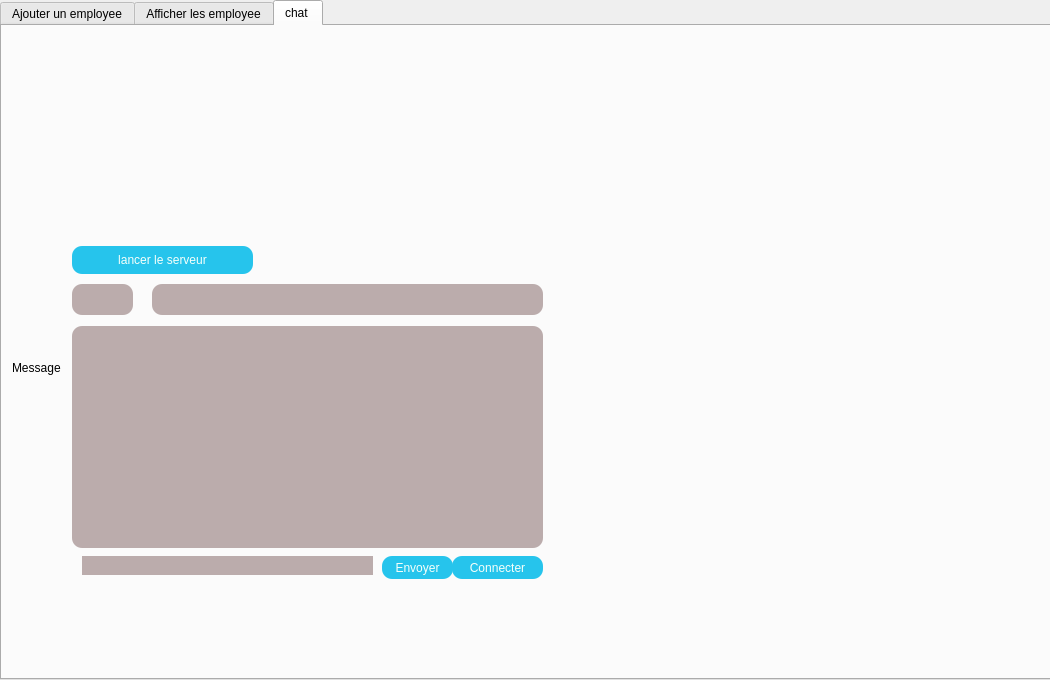
<?xml version="1.0" encoding="UTF-8"?>
<ui version="4.0">
 <class>gestion_employee</class>
 <widget class="QWidget" name="gestion_employee">
  <property name="geometry">
   <rect>
    <x>0</x>
    <y>0</y>
    <width>1050</width>
    <height>680</height>
   </rect>
  </property>
  <property name="windowTitle">
   <string>Form</string>
  </property>
  <widget class="QTabWidget" name="tabWidget">
   <property name="geometry">
    <rect>
     <x>0</x>
     <y>0</y>
     <width>1051</width>
     <height>680</height>
    </rect>
   </property>
   <property name="currentIndex">
    <number>2</number>
   </property>
   <widget class="QWidget" name="tab">
    <attribute name="title">
     <string>Ajouter un employee</string>
    </attribute>
    <widget class="QGroupBox" name="groupBox">
     <property name="geometry">
      <rect>
       <x>270</x>
       <y>50</y>
       <width>471</width>
       <height>361</height>
      </rect>
     </property>
     <property name="title">
      <string>Ajout</string>
     </property>
     <widget class="QLabel" name="label">
      <property name="geometry">
       <rect>
        <x>30</x>
        <y>60</y>
        <width>56</width>
        <height>16</height>
       </rect>
      </property>
      <property name="text">
       <string>Nom</string>
      </property>
     </widget>
     <widget class="QLabel" name="label_2">
      <property name="geometry">
       <rect>
        <x>30</x>
        <y>110</y>
        <width>56</width>
        <height>16</height>
       </rect>
      </property>
      <property name="text">
       <string>Prenom</string>
      </property>
     </widget>
     <widget class="QLabel" name="label_3">
      <property name="geometry">
       <rect>
        <x>30</x>
        <y>160</y>
        <width>56</width>
        <height>16</height>
       </rect>
      </property>
      <property name="text">
       <string>Cin</string>
      </property>
     </widget>
     <widget class="QLineEdit" name="le_nom">
      <property name="geometry">
       <rect>
        <x>150</x>
        <y>60</y>
        <width>113</width>
        <height>22</height>
       </rect>
      </property>
      <property name="styleSheet">
       <string notr="true">background: #BBACAC;
color: #F5FFFA;
background-color: #BBACAC; border: none;
border-radius: 10px;
icon-size: 30px;
font: 14pt &quot;Bahnschrift&quot;;</string>
      </property>
     </widget>
     <widget class="QLineEdit" name="le_prenom">
      <property name="geometry">
       <rect>
        <x>150</x>
        <y>110</y>
        <width>113</width>
        <height>22</height>
       </rect>
      </property>
      <property name="styleSheet">
       <string notr="true">background: #BBACAC;
color: #F5FFFA;
background-color: #BBACAC; border: none;
border-radius: 10px;
icon-size: 30px;
font: 14pt &quot;Bahnschrift&quot;;</string>
      </property>
     </widget>
     <widget class="QLineEdit" name="le_cin">
      <property name="geometry">
       <rect>
        <x>150</x>
        <y>160</y>
        <width>113</width>
        <height>22</height>
       </rect>
      </property>
      <property name="styleSheet">
       <string notr="true">background: #BBACAC;
color: #F5FFFA;
background-color: #BBACAC; border: none;
border-radius: 10px;
icon-size: 30px;
font: 14pt &quot;Bahnschrift&quot;;</string>
      </property>
     </widget>
     <widget class="QLabel" name="label_4">
      <property name="geometry">
       <rect>
        <x>30</x>
        <y>210</y>
        <width>61</width>
        <height>16</height>
       </rect>
      </property>
      <property name="text">
       <string>Identifiant</string>
      </property>
     </widget>
     <widget class="QLabel" name="label_5">
      <property name="geometry">
       <rect>
        <x>30</x>
        <y>260</y>
        <width>56</width>
        <height>16</height>
       </rect>
      </property>
      <property name="text">
       <string>Tache</string>
      </property>
     </widget>
     <widget class="QLineEdit" name="le_id">
      <property name="geometry">
       <rect>
        <x>150</x>
        <y>210</y>
        <width>113</width>
        <height>22</height>
       </rect>
      </property>
      <property name="styleSheet">
       <string notr="true">background: #BBACAC;
color: #F5FFFA;
background-color: #BBACAC; border: none;
border-radius: 10px;
icon-size: 30px;
font: 14pt &quot;Bahnschrift&quot;;</string>
      </property>
     </widget>
     <widget class="QLineEdit" name="le_tache">
      <property name="geometry">
       <rect>
        <x>150</x>
        <y>260</y>
        <width>113</width>
        <height>22</height>
       </rect>
      </property>
      <property name="styleSheet">
       <string notr="true">background: #BBACAC;
color: #F5FFFA;
background-color: #BBACAC; border: none;
border-radius: 10px;
icon-size: 30px;
font: 14pt &quot;Bahnschrift&quot;;</string>
      </property>
     </widget>
     <widget class="QPushButton" name="pb_ajouter">
      <property name="geometry">
       <rect>
        <x>330</x>
        <y>140</y>
        <width>93</width>
        <height>28</height>
       </rect>
      </property>
      <property name="styleSheet">
       <string notr="true">background: #26C4EC;
color: #F5FFFA;
background-color: #26C4EC; border: none;
border-radius: 10px;
icon-size: 30px;
font: 14pt &quot;Bahnschrift&quot;;</string>
      </property>
      <property name="text">
       <string>Ajouter</string>
      </property>
     </widget>
     <widget class="QLineEdit" name="le_age">
      <property name="geometry">
       <rect>
        <x>150</x>
        <y>310</y>
        <width>113</width>
        <height>22</height>
       </rect>
      </property>
      <property name="styleSheet">
       <string notr="true">background: #BBACAC;
color: #F5FFFA;
background-color: #BBACAC; border: none;
border-radius: 10px;
icon-size: 30px;
font: 14pt &quot;Bahnschrift&quot;;</string>
      </property>
     </widget>
     <widget class="QLabel" name="label_6">
      <property name="geometry">
       <rect>
        <x>30</x>
        <y>310</y>
        <width>56</width>
        <height>16</height>
       </rect>
      </property>
      <property name="text">
       <string>age</string>
      </property>
     </widget>
     <widget class="QLabel" name="label_10">
      <property name="geometry">
       <rect>
        <x>-270</x>
        <y>-70</y>
        <width>1041</width>
        <height>680</height>
       </rect>
      </property>
      <property name="text">
       <string>TextLabel</string>
      </property>
     </widget>
     <zorder>label_10</zorder>
     <zorder>label</zorder>
     <zorder>label_2</zorder>
     <zorder>label_3</zorder>
     <zorder>le_nom</zorder>
     <zorder>le_prenom</zorder>
     <zorder>le_cin</zorder>
     <zorder>label_4</zorder>
     <zorder>label_5</zorder>
     <zorder>le_id</zorder>
     <zorder>le_tache</zorder>
     <zorder>pb_ajouter</zorder>
     <zorder>le_age</zorder>
     <zorder>label_6</zorder>
    </widget>
    <widget class="QLabel" name="label_12">
     <property name="geometry">
      <rect>
       <x>0</x>
       <y>0</y>
       <width>1051</width>
       <height>680</height>
      </rect>
     </property>
     <property name="text">
      <string/>
     </property>
     <property name="pixmap">
      <pixmap>../../Bureau/Planet-Zoo-Keeper-Post-Header-If-Featured-747x309.jpg</pixmap>
     </property>
     <property name="scaledContents">
      <bool>true</bool>
     </property>
    </widget>
    <zorder>label_12</zorder>
    <zorder>groupBox</zorder>
   </widget>
   <widget class="QWidget" name="tab_2">
    <attribute name="title">
     <string>Afficher les employee</string>
    </attribute>
    <widget class="QTableView" name="tab_employee">
     <property name="geometry">
      <rect>
       <x>10</x>
       <y>300</y>
       <width>591</width>
       <height>281</height>
      </rect>
     </property>
     <property name="styleSheet">
      <string notr="true">background: #BBACAC;
color: #F5FFFA;
background-color: #BBACAC; border: none;
border-radius: 10px;
icon-size: 30px;
font: 14pt &quot;Bahnschrift&quot;;</string>
     </property>
    </widget>
    <widget class="QLabel" name="label_14">
     <property name="geometry">
      <rect>
       <x>650</x>
       <y>130</y>
       <width>101</width>
       <height>20</height>
      </rect>
     </property>
     <property name="styleSheet">
      <string notr="true">background: #26C4EC;
color: #F5FFFA;
background-color: #26C4EC; border: none;
border-radius: 10px;
icon-size: 30px;
font: 14pt &quot;Bahnschrift&quot;;</string>
     </property>
     <property name="text">
      <string>   Nom</string>
     </property>
    </widget>
    <widget class="QLabel" name="label_15">
     <property name="geometry">
      <rect>
       <x>650</x>
       <y>170</y>
       <width>121</width>
       <height>20</height>
      </rect>
     </property>
     <property name="styleSheet">
      <string notr="true">background: #26C4EC;
color: #F5FFFA;
background-color: #26C4EC; border: none;
border-radius: 10px;
icon-size: 30px;
font: 14pt &quot;Bahnschrift&quot;;</string>
     </property>
     <property name="text">
      <string>   Prenom</string>
     </property>
    </widget>
    <widget class="QLabel" name="label_16">
     <property name="geometry">
      <rect>
       <x>650</x>
       <y>220</y>
       <width>91</width>
       <height>20</height>
      </rect>
     </property>
     <property name="styleSheet">
      <string notr="true">background: #26C4EC;
color: #F5FFFA;
background-color: #26C4EC; border: none;
border-radius: 10px;
icon-size: 30px;
font: 14pt &quot;Bahnschrift&quot;;</string>
     </property>
     <property name="text">
      <string>    Cin</string>
     </property>
    </widget>
    <widget class="QLabel" name="label_17">
     <property name="geometry">
      <rect>
       <x>650</x>
       <y>299</y>
       <width>101</width>
       <height>31</height>
      </rect>
     </property>
     <property name="styleSheet">
      <string notr="true">background: #26C4EC;
color: #F5FFFA;
background-color: #26C4EC; border: none;
border-radius: 10px;
icon-size: 30px;
font: 14pt &quot;Bahnschrift&quot;;</string>
     </property>
     <property name="text">
      <string> Identifiant</string>
     </property>
    </widget>
    <widget class="QLabel" name="label_18">
     <property name="geometry">
      <rect>
       <x>650</x>
       <y>260</y>
       <width>91</width>
       <height>20</height>
      </rect>
     </property>
     <property name="styleSheet">
      <string notr="true">background: #26C4EC;
color: #F5FFFA;
background-color: #26C4EC; border: none;
border-radius: 10px;
icon-size: 30px;
font: 14pt &quot;Bahnschrift&quot;;</string>
     </property>
     <property name="text">
      <string> Tache</string>
     </property>
    </widget>
    <widget class="QLineEdit" name="nv_nom">
     <property name="geometry">
      <rect>
       <x>760</x>
       <y>130</y>
       <width>113</width>
       <height>22</height>
      </rect>
     </property>
     <property name="styleSheet">
      <string notr="true">background: #BBACAC;
color: #F5FFFA;
background-color: #BBACAC; border: none;
border-radius: 10px;
icon-size: 30px;
font: 14pt &quot;Bahnschrift&quot;;</string>
     </property>
    </widget>
    <widget class="QLineEdit" name="nv_prenom">
     <property name="geometry">
      <rect>
       <x>760</x>
       <y>170</y>
       <width>113</width>
       <height>22</height>
      </rect>
     </property>
     <property name="styleSheet">
      <string notr="true">background: #BBACAC;
color: #F5FFFA;
background-color: #BBACAC; border: none;
border-radius: 10px;
icon-size: 30px;
font: 14pt &quot;Bahnschrift&quot;;</string>
     </property>
    </widget>
    <widget class="QLineEdit" name="nv_tache">
     <property name="geometry">
      <rect>
       <x>760</x>
       <y>260</y>
       <width>113</width>
       <height>22</height>
      </rect>
     </property>
     <property name="styleSheet">
      <string notr="true">background: #BBACAC;
color: #F5FFFA;
background-color: #BBACAC; border: none;
border-radius: 10px;
icon-size: 30px;
font: 14pt &quot;Bahnschrift&quot;;</string>
     </property>
    </widget>
    <widget class="QLineEdit" name="nv_cin">
     <property name="geometry">
      <rect>
       <x>760</x>
       <y>220</y>
       <width>113</width>
       <height>22</height>
      </rect>
     </property>
     <property name="styleSheet">
      <string notr="true">background: #BBACAC;
color: #F5FFFA;
background-color: #BBACAC; border: none;
border-radius: 10px;
icon-size: 30px;
font: 14pt &quot;Bahnschrift&quot;;</string>
     </property>
    </widget>
    <widget class="QLineEdit" name="nv_id">
     <property name="geometry">
      <rect>
       <x>760</x>
       <y>310</y>
       <width>113</width>
       <height>22</height>
      </rect>
     </property>
     <property name="styleSheet">
      <string notr="true">background: #BBACAC;
color: #F5FFFA;
background-color: #BBACAC; border: none;
border-radius: 10px;
icon-size: 30px;
font: 14pt &quot;Bahnschrift&quot;;</string>
     </property>
    </widget>
    <widget class="QPushButton" name="pb_modifier">
     <property name="geometry">
      <rect>
       <x>930</x>
       <y>210</y>
       <width>93</width>
       <height>28</height>
      </rect>
     </property>
     <property name="styleSheet">
      <string notr="true">background: #26C4EC;
color: #F5FFFA;
background-color: #26C4EC; border: none;
border-radius: 10px;
icon-size: 30px;
font: 14pt &quot;Bahnschrift&quot;;</string>
     </property>
     <property name="text">
      <string>Modifier</string>
     </property>
    </widget>
    <widget class="QPushButton" name="pb_supprimer">
     <property name="geometry">
      <rect>
       <x>930</x>
       <y>280</y>
       <width>93</width>
       <height>28</height>
      </rect>
     </property>
     <property name="styleSheet">
      <string notr="true">background: #26C4EC;
color: #F5FFFA;
background-color: #26C4EC; border: none;
border-radius: 10px;
icon-size: 30px;
font: 14pt &quot;Bahnschrift&quot;;</string>
     </property>
     <property name="text">
      <string>supprimer</string>
     </property>
    </widget>
    <widget class="QLineEdit" name="cin_rech">
     <property name="geometry">
      <rect>
       <x>230</x>
       <y>261</y>
       <width>113</width>
       <height>31</height>
      </rect>
     </property>
     <property name="styleSheet">
      <string notr="true">background: #BBACAC;
color: #F5FFFA;
background-color: #BBACAC; border: none;
border-radius: 10px;
icon-size: 30px;
font: 14pt &quot;Bahnschrift&quot;;</string>
     </property>
    </widget>
    <widget class="QPushButton" name="pb_rech">
     <property name="geometry">
      <rect>
       <x>20</x>
       <y>260</y>
       <width>201</width>
       <height>28</height>
      </rect>
     </property>
     <property name="styleSheet">
      <string notr="true">background: #26C4EC;
color: #F5FFFA;
background-color: #26C4EC; border: none;
border-radius: 10px;
icon-size: 30px;
font: 14pt &quot;Bahnschrift&quot;;</string>
     </property>
     <property name="text">
      <string>rechercher par cin</string>
     </property>
    </widget>
    <widget class="QPushButton" name="pb_tri">
     <property name="geometry">
      <rect>
       <x>20</x>
       <y>220</y>
       <width>93</width>
       <height>28</height>
      </rect>
     </property>
     <property name="styleSheet">
      <string notr="true">background: #26C4EC;
color: #F5FFFA;
background-color: #26C4EC; border: none;
border-radius: 10px;
icon-size: 30px;
font: 14pt &quot;Bahnschrift&quot;;</string>
     </property>
     <property name="text">
      <string>trier</string>
     </property>
    </widget>
    <widget class="QPushButton" name="pb_stat">
     <property name="geometry">
      <rect>
       <x>120</x>
       <y>220</y>
       <width>93</width>
       <height>28</height>
      </rect>
     </property>
     <property name="styleSheet">
      <string notr="true">background: #26C4EC;
color: #F5FFFA;
background-color: #26C4EC; border: none;
border-radius: 10px;
icon-size: 30px;
font: 14pt &quot;Bahnschrift&quot;;</string>
     </property>
     <property name="text">
      <string>statistique</string>
     </property>
    </widget>
    <widget class="QLabel" name="label_7">
     <property name="geometry">
      <rect>
       <x>650</x>
       <y>360</y>
       <width>61</width>
       <height>20</height>
      </rect>
     </property>
     <property name="styleSheet">
      <string notr="true">background: #26C4EC;
color: #F5FFFA;
background-color: #26C4EC; border: none;
border-radius: 10px;
icon-size: 30px;
font: 14pt &quot;Bahnschrift&quot;;</string>
     </property>
     <property name="text">
      <string>age</string>
     </property>
    </widget>
    <widget class="QLineEdit" name="nv_age">
     <property name="geometry">
      <rect>
       <x>760</x>
       <y>360</y>
       <width>113</width>
       <height>22</height>
      </rect>
     </property>
     <property name="styleSheet">
      <string notr="true">background: #BBACAC;
color: #F5FFFA;
background-color: #BBACAC; border: none;
border-radius: 10px;
icon-size: 30px;
font: 14pt &quot;Bahnschrift&quot;;</string>
     </property>
    </widget>
    <widget class="QComboBox" name="comboBox">
     <property name="geometry">
      <rect>
       <x>360</x>
       <y>260</y>
       <width>121</width>
       <height>31</height>
      </rect>
     </property>
     <property name="styleSheet">
      <string notr="true">background: #26C4EC;
color: #F5FFFA;
background-color: #26C4EC; border: none;
border-radius: 10px;
icon-size: 30px;
font: 14pt &quot;Bahnschrift&quot;;</string>
     </property>
     <item>
      <property name="text">
       <string>par nom</string>
      </property>
     </item>
     <item>
      <property name="text">
       <string>par prenom</string>
      </property>
     </item>
     <item>
      <property name="text">
       <string>par age</string>
      </property>
     </item>
    </widget>
    <widget class="QLabel" name="label_11">
     <property name="geometry">
      <rect>
       <x>0</x>
       <y>0</y>
       <width>1061</width>
       <height>751</height>
      </rect>
     </property>
     <property name="text">
      <string/>
     </property>
     <property name="pixmap">
      <pixmap>../../Bureau/Planet-Zoo-Keeper-Post-Header-If-Featured-747x309.jpg</pixmap>
     </property>
     <property name="scaledContents">
      <bool>true</bool>
     </property>
    </widget>
    <zorder>label_11</zorder>
    <zorder>tab_employee</zorder>
    <zorder>label_14</zorder>
    <zorder>label_15</zorder>
    <zorder>label_16</zorder>
    <zorder>label_17</zorder>
    <zorder>label_18</zorder>
    <zorder>nv_nom</zorder>
    <zorder>nv_prenom</zorder>
    <zorder>nv_tache</zorder>
    <zorder>nv_cin</zorder>
    <zorder>nv_id</zorder>
    <zorder>pb_modifier</zorder>
    <zorder>pb_supprimer</zorder>
    <zorder>cin_rech</zorder>
    <zorder>pb_rech</zorder>
    <zorder>pb_tri</zorder>
    <zorder>pb_stat</zorder>
    <zorder>label_7</zorder>
    <zorder>nv_age</zorder>
    <zorder>comboBox</zorder>
   </widget>
   <widget class="QWidget" name="tab_3">
    <attribute name="title">
     <string>chat </string>
    </attribute>
    <widget class="QPushButton" name="pb_server">
     <property name="geometry">
      <rect>
       <x>70</x>
       <y>220</y>
       <width>181</width>
       <height>28</height>
      </rect>
     </property>
     <property name="styleSheet">
      <string notr="true">background: #26C4EC;
color: #F5FFFA;
background-color: #26C4EC; border: none;
border-radius: 10px;
icon-size: 30px;
font: 14pt &quot;Bahnschrift&quot;;</string>
     </property>
     <property name="text">
      <string>lancer le serveur</string>
     </property>
    </widget>
    <widget class="QLabel" name="label_8">
     <property name="geometry">
      <rect>
       <x>10</x>
       <y>330</y>
       <width>51</width>
       <height>23</height>
      </rect>
     </property>
     <property name="text">
      <string>Message</string>
     </property>
    </widget>
    <widget class="QPushButton" name="pb_envoyer">
     <property name="geometry">
      <rect>
       <x>380</x>
       <y>530</y>
       <width>71</width>
       <height>23</height>
      </rect>
     </property>
     <property name="styleSheet">
      <string notr="true">background: #26C4EC;
color: #F5FFFA;
background-color: #26C4EC; border: none;
border-radius: 10px;
icon-size: 30px;
font: 14pt &quot;Bahnschrift&quot;;</string>
     </property>
     <property name="text">
      <string>Envoyer</string>
     </property>
    </widget>
    <widget class="QPushButton" name="pb_connecter">
     <property name="geometry">
      <rect>
       <x>450</x>
       <y>530</y>
       <width>91</width>
       <height>23</height>
      </rect>
     </property>
     <property name="styleSheet">
      <string notr="true">background: #26C4EC;
color: #F5FFFA;
background-color: #26C4EC; border: none;
border-radius: 10px;
icon-size: 30px;
font: 14pt &quot;Bahnschrift&quot;;</string>
     </property>
     <property name="text">
      <string>Connecter</string>
     </property>
    </widget>
    <widget class="QLabel" name="label_9">
     <property name="geometry">
      <rect>
       <x>70</x>
       <y>258</y>
       <width>61</width>
       <height>31</height>
      </rect>
     </property>
     <property name="styleSheet">
      <string notr="true">background: #BBACAC;
color: #F5FFFA;
background-color: #BBACAC; border: none;
border-radius: 10px;
icon-size: 30px;
font: 14pt &quot;Bahnschrift&quot;;</string>
     </property>
     <property name="text">
      <string/>
     </property>
    </widget>
    <widget class="QLineEdit" name="le_nickname">
     <property name="geometry">
      <rect>
       <x>150</x>
       <y>258</y>
       <width>391</width>
       <height>31</height>
      </rect>
     </property>
     <property name="styleSheet">
      <string notr="true">background: #BBACAC;
color: #F5FFFA;
background-color: #BBACAC; border: none;
border-radius: 10px;
icon-size: 30px;
font: 14pt &quot;Bahnschrift&quot;;</string>
     </property>
    </widget>
    <widget class="QLineEdit" name="le_message">
     <property name="geometry">
      <rect>
       <x>80</x>
       <y>530</y>
       <width>291</width>
       <height>19</height>
      </rect>
     </property>
     <property name="styleSheet">
      <string notr="true">background: #BBACAC;
color: #F5FFFA;
background-color: #BBACAC; border: none;
border-radius: 10px;
icon-size: 30px;
font: 14pt &quot;Bahnschrift&quot;;</string>
     </property>
    </widget>
    <widget class="QTextEdit" name="textEdit">
     <property name="geometry">
      <rect>
       <x>70</x>
       <y>300</y>
       <width>471</width>
       <height>222</height>
      </rect>
     </property>
     <property name="styleSheet">
      <string notr="true">background: #BBACAC;
color: #F5FFFA;
background-color: #BBACAC; border: none;
border-radius: 10px;
icon-size: 30px;
font: 14pt &quot;Bahnschrift&quot;;</string>
     </property>
    </widget>
    <widget class="QLabel" name="label_13">
     <property name="geometry">
      <rect>
       <x>0</x>
       <y>0</y>
       <width>1030</width>
       <height>680</height>
      </rect>
     </property>
     <property name="text">
      <string/>
     </property>
     <property name="pixmap">
      <pixmap>../../Bureau/Planet-Zoo-Keeper-Post-Header-If-Featured-747x309.jpg</pixmap>
     </property>
     <property name="scaledContents">
      <bool>true</bool>
     </property>
    </widget>
    <zorder>label_13</zorder>
    <zorder>pb_server</zorder>
    <zorder>label_8</zorder>
    <zorder>pb_envoyer</zorder>
    <zorder>pb_connecter</zorder>
    <zorder>label_9</zorder>
    <zorder>le_nickname</zorder>
    <zorder>le_message</zorder>
    <zorder>textEdit</zorder>
   </widget>
  </widget>
 </widget>
 <resources/>
 <connections/>
</ui>
